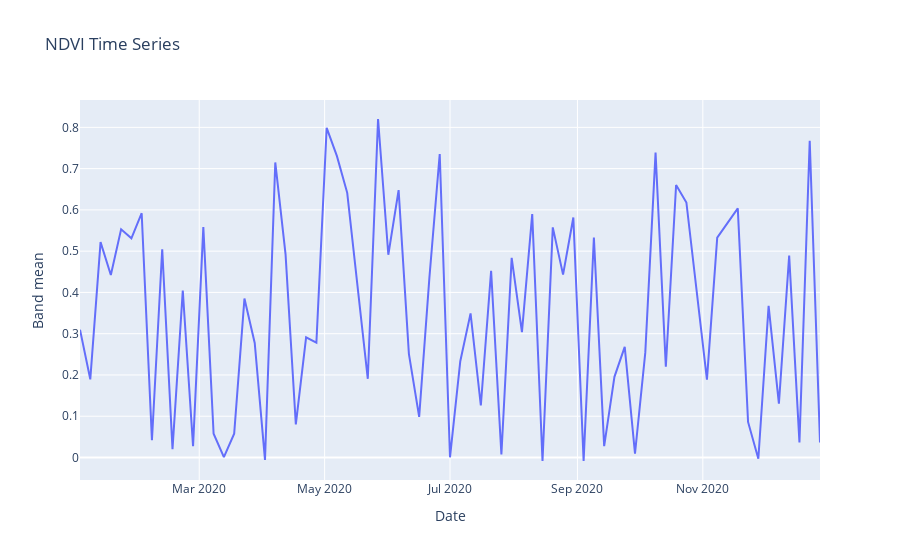
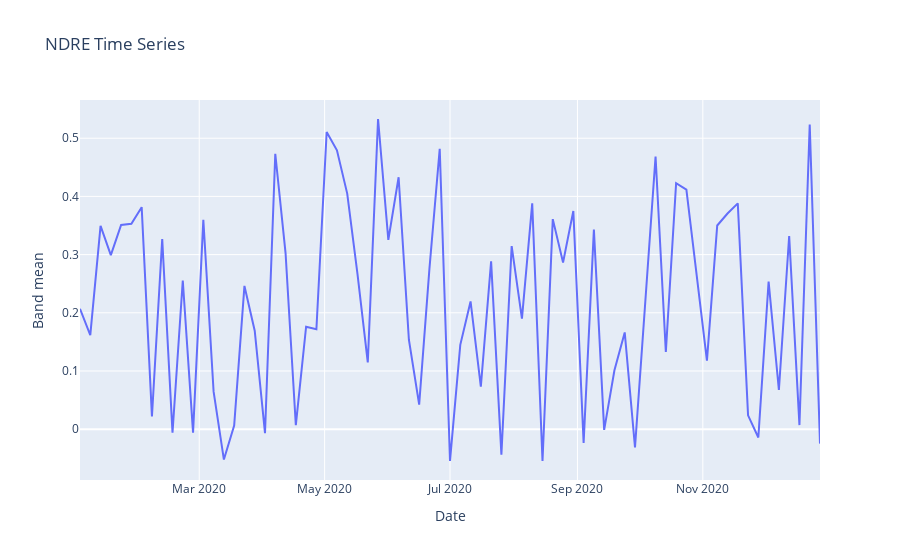
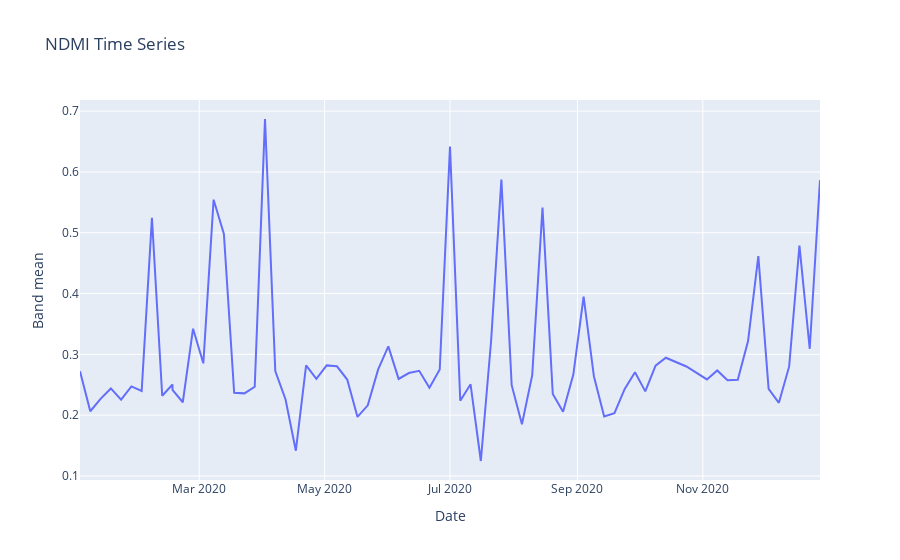

The code cell stored with these charts, in order, in its notebook:
### Markdown cell above
# Plot the data

### Code cell
fig = px.line(data, x='Date', y='NDVI_mean', title='NDVI Time Series', labels={'NDVI_mean': 'Band mean'})
fig.show()

fig_ndre = px.line(ndre_data, x='Date', y='NDRE_mean', title='NDRE Time Series', labels={'NDRE_mean': 'Band mean'})
fig_ndre.show()

fig_ndmi = px.line(ndmi_data, x='Date', y='NDMI_mean', title='NDMI Time Series', labels={'NDMI_mean': 'Band mean'})
fig_ndmi.show()

# Save to CSV (use a valid local directory path here)
data.to_csv(r"D:\pythonCourse05-04-2024\newNDvi_timeSeries.csv", index=False)
ndre_data.to_csv(r"D:\pythonCourse05-04-2024\newNDRE_timeSeries.csv", index=False)
ndmi_data.to_csv(r"D:\pythonCourse05-04-2024\newNDMI_timeSeries.csv", index=False)
print('done')
